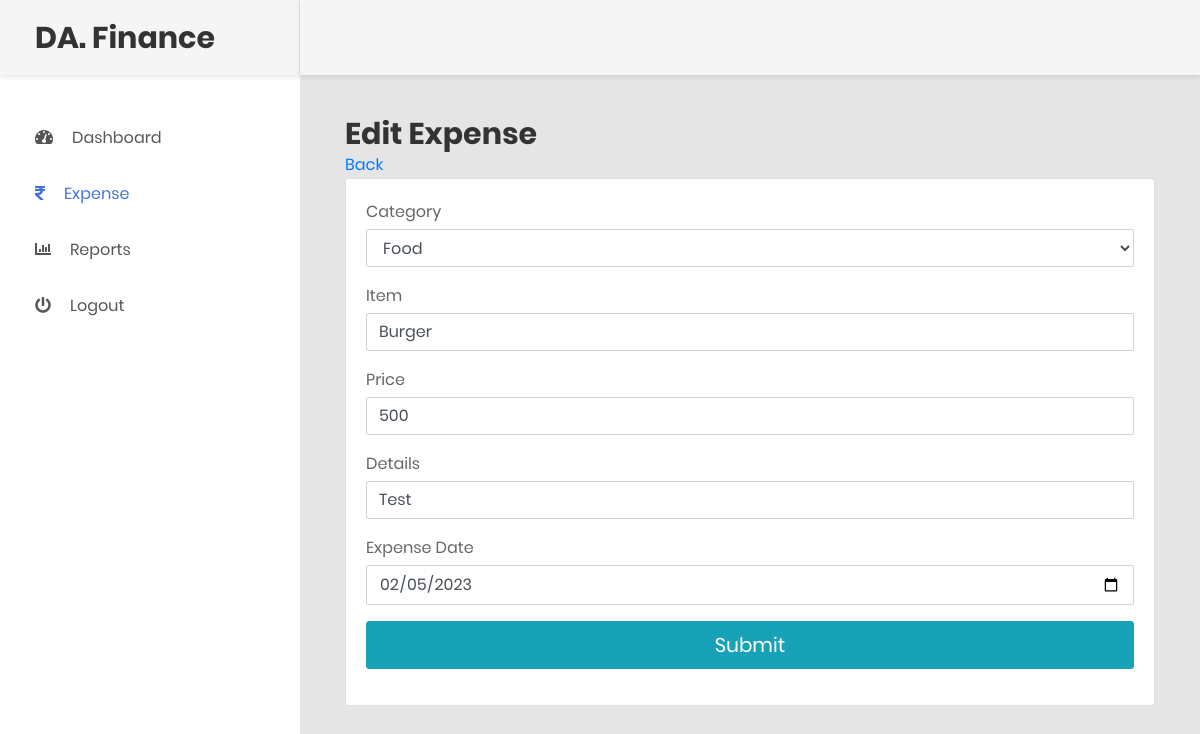
The app's page /manage_expense.php?id=7 (signed in) with its own data.
### tables this page shows
CREATE TABLE `expense` (
  `id` int(11) NOT NULL,
  `category_id` int(11) NOT NULL,
  `item` varchar(255) NOT NULL,
  `price` float NOT NULL,
  `details` text NOT NULL,
  `expense_date` date NOT NULL,
  `added_on` datetime NOT NULL,
  `added_by` int(11) NOT NULL
);

### manage_expense.php (the view, shortened to what this page needs)
<?php
   include('header.php');
   $category_id="";
   $item="";
   $price="";
   $details="";
   $expense_date=date('Y-m-d');
   $label="Add";
   if(isset($_GET['id']) && $_GET['id']>0){
   	$label="Edit";
   	$id=get_safe_value($_GET['id']);
   	$res=mysqli_query($con,"select * from expense where id=$id");
   	$row=mysqli_fetch_assoc($res);
   	$category_id=$row['category_id'];
   	$item=$row['item'];
   	$price=$row['price'];
   	$details=$row['details'];
   	$expense_date=$row['expense_date'];
   }
   ?>
<div class="main-content">
   <div class="section__content section__content--p30">
      <div class="container-fluid">
         <div class="row">
            <div class="col-lg-12">
               <h2><?php echo $label?> Expense</h2>
               <a href="expense.php">Back</a>
               <div class="card">
                  <div class="card-body card-block">
                     <form method="post" class="form-horizontal">
                        <div class="form-group">												<label class="control-label mb-1">Category</label>
                           <?php echo getCategory($category_id);
                              ?>
                        </div>
                        <div class="form-group">												<label class="control-label mb-1">Item</label>
                           <input type="text" name="item" required value="<?php echo $item?>" class="form-control" rquired>
                        </div>
                        <div class="form-group">												<label class="control-label mb-1">Price</label>
                           <input type="text" name="price" required value="<?php echo $price?>" class="form-control" rquired>
                        </div>
                        <div class="form-group">												<label class="control-label mb-1">Details</label>
                           <input type="text" name="details" required value="<?php echo $details?>" class="form-control" rquired>
                        </div>
                        <div class="form-group">												<label class="control-label mb-1">Expense Date</label>
                           <input type="date" name="expense_date" required value="<?php echo $expense_date?>" class="form-control" rquired max="<?php echo date('Y-m-d')?>">
                        </div>
                        <div class="form-group">
                           <input type="submit" name="submit" value="Submit"  class="btn btn-lg btn-info btn-block">
                        </div>
                     </form>
                  </div>
               </div>
            </div>
         </div>
      </div>
   </div>
</div>
<?php
   include('footer.php');
   ?>

### records on screen
expense: item "Burger", price "500", details "Test", expense_date "02/05/2023"

### other values on screen
$label "Edit"
form field category_id "Food"
